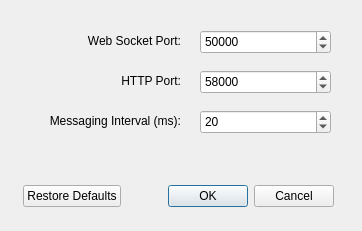
<?xml version="1.0" encoding="UTF-8"?>
<ui version="4.0">
 <class>H5ConnectSettingsForm</class>
 <widget class="QDialog" name="H5ConnectSettingsForm">
  <property name="geometry">
   <rect>
    <x>0</x>
    <y>0</y>
    <width>362</width>
    <height>231</height>
   </rect>
  </property>
  <property name="windowTitle">
   <string>Settings</string>
  </property>
  <widget class="QLabel" name="labelWebsocketPort">
   <property name="geometry">
    <rect>
     <x>30</x>
     <y>25</y>
     <width>151</width>
     <height>31</height>
    </rect>
   </property>
   <property name="text">
    <string>Web Socket Port:</string>
   </property>
   <property name="alignment">
    <set>Qt::AlignRight|Qt::AlignTrailing|Qt::AlignVCenter</set>
   </property>
  </widget>
  <widget class="QLabel" name="labelHttpPort">
   <property name="geometry">
    <rect>
     <x>30</x>
     <y>65</y>
     <width>151</width>
     <height>31</height>
    </rect>
   </property>
   <property name="text">
    <string>HTTP Port:</string>
   </property>
   <property name="alignment">
    <set>Qt::AlignRight|Qt::AlignTrailing|Qt::AlignVCenter</set>
   </property>
  </widget>
  <widget class="QSpinBox" name="spinWebsocketPort">
   <property name="geometry">
    <rect>
     <x>200</x>
     <y>30</y>
     <width>131</width>
     <height>24</height>
    </rect>
   </property>
   <property name="focusPolicy">
    <enum>Qt::ClickFocus</enum>
   </property>
   <property name="minimum">
    <number>1</number>
   </property>
   <property name="maximum">
    <number>65534</number>
   </property>
   <property name="value">
    <number>50000</number>
   </property>
  </widget>
  <widget class="QSpinBox" name="spinHttpPort">
   <property name="geometry">
    <rect>
     <x>200</x>
     <y>70</y>
     <width>131</width>
     <height>24</height>
    </rect>
   </property>
   <property name="focusPolicy">
    <enum>Qt::ClickFocus</enum>
   </property>
   <property name="minimum">
    <number>1</number>
   </property>
   <property name="maximum">
    <number>65534</number>
   </property>
   <property name="value">
    <number>58000</number>
   </property>
  </widget>
  <widget class="QSpinBox" name="spinMessagingInterval">
   <property name="geometry">
    <rect>
     <x>200</x>
     <y>110</y>
     <width>131</width>
     <height>24</height>
    </rect>
   </property>
   <property name="focusPolicy">
    <enum>Qt::ClickFocus</enum>
   </property>
   <property name="maximum">
    <number>200</number>
   </property>
   <property name="value">
    <number>20</number>
   </property>
  </widget>
  <widget class="QLabel" name="labelMessagingInterval">
   <property name="geometry">
    <rect>
     <x>10</x>
     <y>105</y>
     <width>171</width>
     <height>31</height>
    </rect>
   </property>
   <property name="text">
    <string>Messaging Interval (ms):</string>
   </property>
   <property name="alignment">
    <set>Qt::AlignRight|Qt::AlignTrailing|Qt::AlignVCenter</set>
   </property>
  </widget>
  <widget class="QDialogButtonBox" name="buttonBox">
   <property name="geometry">
    <rect>
     <x>23</x>
     <y>180</y>
     <width>311</width>
     <height>32</height>
    </rect>
   </property>
   <property name="standardButtons">
    <set>QDialogButtonBox::Cancel|QDialogButtonBox::Ok|QDialogButtonBox::RestoreDefaults</set>
   </property>
  </widget>
 </widget>
 <resources/>
 <connections/>
</ui>
